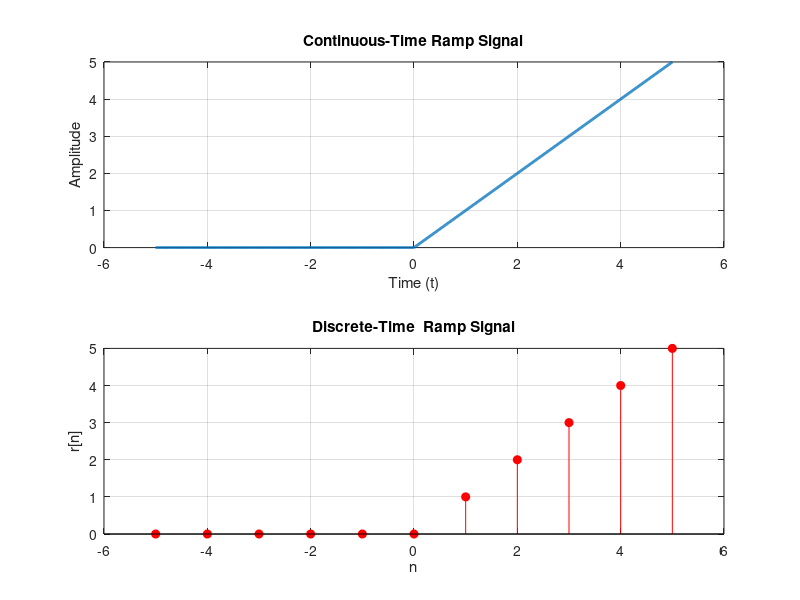

MATLAB code for this plot:
%{ In this code we will be plotting the Continuous Time and Discrete Time Ramp Signal %}

%Continuous Time Vector
t = -5:0.01:5;                  % Creates a time vector t from -5 to 5 with the step value of 0.01, This creates a continuous signal.

%Creating the Ramp Signal
r_cont = t .* (t >= 0);
%{
 t>=0 --> returns a logical array with output  1 where t>=0 and 0 elsewhere
 t.*(t>=0 ) is element wise multiplication
 This defines Ramp starting at 0 and incerasing to (t>0)
%}

% Plotting Continuous-Time Ramp Signal
figure;
subplot(2,1,1);                 % First subplot (top)
plot(t, r_cont, 'LineWidth', 2);
grid on;
xlabel('Time (t)');
ylabel('Amplitude');
title('Continuous-Time Ramp Signal');


% --- Discrete-Time Ramp Signal ---
% Define the range of n (sample indices)
n = -5:5;   % Change range as needed

% Discrete-time unit step function
u = zeros(size(n));     %It initializes a unit step array u with zeros , having same size as n
u(n >= 0) = 1;          %It applies the unit step function definition , n = 0 produces a logical mask  [0 0 0 0 0 1 1 1 1 1 1]
%whenever the condition is true it sets the u[n] =1

% Discrete-time unit ramp function
ramp = n .* u;      % Element-wise multiplication between the vectors n and u

%This gives the output [0 0 0 0 0 0 1 2 3 4 5]; which gets plotted as the ramp signal

% Plotting the discrete ramp signal
subplot(2,1,2);
stem(n, ramp, 'filled', 'r');   % Use 'stem' for discrete signals
xlabel('n');
ylabel('r[n]');
title('Discrete-Time  Ramp Signal');
grid on;


